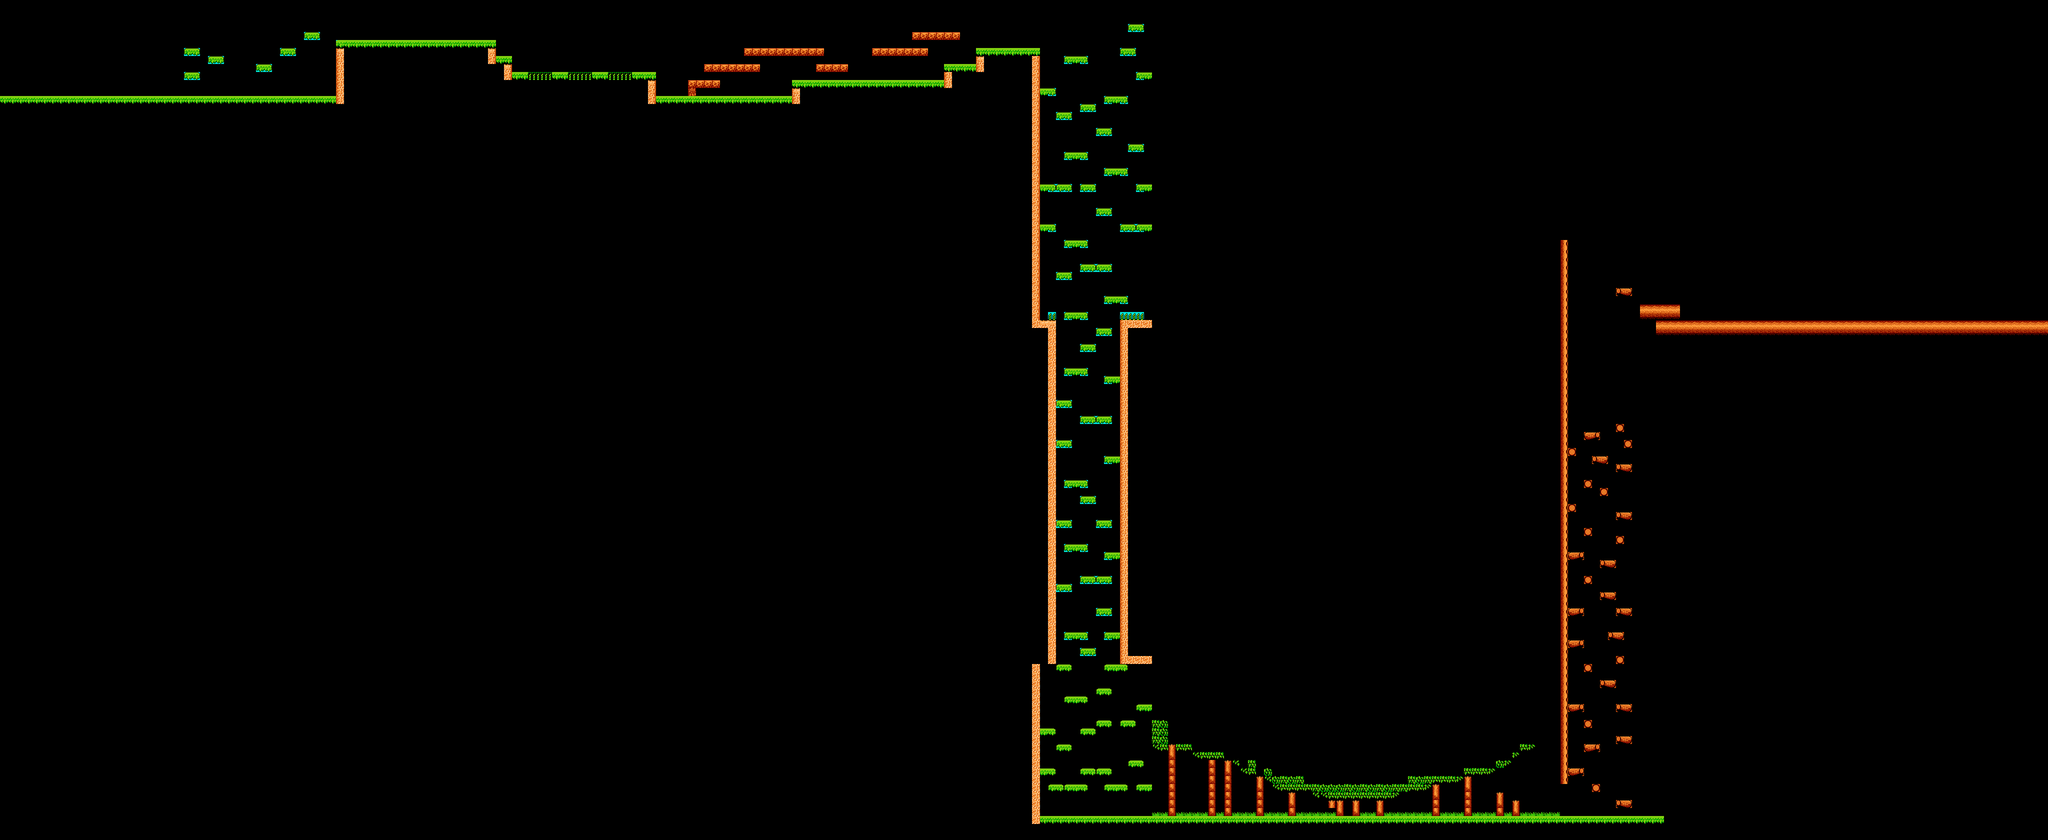

Rendered tile map (Tiled .tmx) drawn with the repository's tilesets; below, a short description and the map source with its tile grids summarised:
An orthogonal 256x105 tile map with 16x16 px tiles, 2 tile layers (ID's, Foreground) and 165 objects.

<map version="1.10" tiledversion="1.11.2" orientation="orthogonal" renderorder="right-down" width="256" height="105" tilewidth="16" tileheight="16" infinite="0" nextlayerid="6" nextobjectid="269">
 <tileset firstgid="1" source="Final-Tileset.tsx" />
 <imagelayer id="2" name="Imagen-Fondo" opacity="0.7">
  <image source="Mapa_Woods.png" width="4096" height="1680" />
 </imagelayer>
 <layer id="4" name="ID's" width="256" height="105">
  <data>[26880 cells, 879 non-empty, 33 distinct tile ids]</data>
 </layer>
 <objectgroup id="3" name="COLISIONS" opacity="0.9">
  <object id="1" x="368" y="96" width="32" height="16">
   <properties>
    <property name="Platform" type="bool" value="true" />
   </properties>
  </object>
  <object id="2" x="368" y="144" width="32" height="16">
   <properties>
    <property name="Platform" type="bool" value="true" />
   </properties>
  </object>
  <object id="3" x="416" y="112" width="32" height="16">
   <properties>
    <property name="Platform" type="bool" value="true" />
   </properties>
  </object>
  <object id="4" x="512" y="128" width="32" height="16">
   <properties>
    <property name="Platform" type="bool" value="true" />
   </properties>
  </object>
  <object id="5" x="560" y="96" width="32" height="16">
   <properties>
    <property name="Platform" type="bool" value="true" />
   </properties>
  </object>
  <object id="6" x="608" y="64" width="32" height="16">
   <properties>
    <property name="Platform" type="bool" value="true" />
   </properties>
  </object>
  <object id="7" x="0" y="192" width="688" height="16">
   <properties>
    <property name="Platform" type="bool" value="false" />
   </properties>
  </object>
  <object id="8" x="672" y="80" width="16" height="112">
   <properties>
    <property name="Platform" type="bool" value="false" />
   </properties>
  </object>
  <object id="9" x="688" y="80" width="304" height="16">
   <properties>
    <property name="Platform" type="bool" value="false" />
   </properties>
  </object>
  <object id="10" x="976" y="96" width="16" height="32">
   <properties>
    <property name="Platform" type="bool" value="false" />
   </properties>
  </object>
  <object id="11" x="992" y="112" width="32" height="16">
   <properties>
    <property name="Platform" type="bool" value="false" />
   </properties>
  </object>
  <object id="12" x="1008" y="128" width="16" height="32">
   <properties>
    <property name="Platform" type="bool" value="false" />
   </properties>
  </object>
  <object id="13" x="1024" y="144" width="288" height="16">
   <properties>
    <property name="Platform" type="bool" value="false" />
   </properties>
  </object>
  <object id="14" x="1296" y="160" width="16" height="48">
   <properties>
    <property name="Platform" type="bool" value="false" />
   </properties>
  </object>
  <object id="17" x="1376" y="160" width="63.9967" height="16">
   <properties>
    <property name="Platform" type="bool" value="true" />
   </properties>
  </object>
  <object id="19" x="1408" y="128" width="112" height="16">
   <properties>
    <property name="Platform" type="bool" value="true" />
   </properties>
  </object>
  <object id="21" x="1488" y="96" width="160" height="16">
   <properties>
    <property name="Platform" type="bool" value="true" />
   </properties>
  </object>
  <object id="23" x="1632" y="128" width="64" height="16">
   <properties>
    <property name="Platform" type="bool" value="true" />
   </properties>
  </object>
  <object id="29" x="1744" y="96" width="112" height="16">
   <properties>
    <property name="Platform" type="bool" value="true" />
   </properties>
  </object>
  <object id="31" x="1824" y="64" width="96" height="16">
   <properties>
    <property name="Platform" type="bool" value="true" />
   </properties>
  </object>
  <object id="33" x="1888" y="128" width="64" height="16">
   <properties>
    <property name="Platform" type="bool" value="false" />
   </properties>
  </object>
  <object id="34" x="1952" y="96" width="16" height="48">
   <properties>
    <property name="Platform" type="bool" value="false" />
   </properties>
  </object>
  <object id="35" x="1968" y="96" width="112" height="16">
   <properties>
    <property name="Platform" type="bool" value="false" />
   </properties>
  </object>
  <object id="36" x="2064" y="112" width="16" height="544">
   <properties>
    <property name="Platform" type="bool" value="false" />
   </properties>
  </object>
  <object id="37" x="2080" y="640" width="32" height="16">
   <properties>
    <property name="Platform" type="bool" value="false" />
   </properties>
  </object>
  <object id="38" x="2096" y="624" width="16" height="16">
   <properties>
    <property name="Platform" type="bool" value="false" />
   </properties>
  </object>
  <object id="39" x="2304" y="0" width="16" height="1440">
   <properties>
    <property name="Platform" type="bool" value="false" />
   </properties>
  </object>
  <object id="40" x="2260" y="48" width="24" height="16">
   <properties>
    <property name="Platform" type="bool" value="true" />
   </properties>
  </object>
  <object id="41" x="2132" y="112" width="40" height="16">
   <properties>
    <property name="Platform" type="bool" value="true" />
   </properties>
  </object>
  <object id="42" x="2244" y="96" width="24" height="16">
   <properties>
    <property name="Platform" type="bool" value="true" />
   </properties>
  </object>
  <object id="43" x="2276" y="144" width="28" height="16">
   <properties>
    <property name="Platform" type="bool" value="true" />
   </properties>
  </object>
  <object id="44" x="2212" y="192" width="40" height="16">
   <properties>
    <property name="Platform" type="bool" value="true" />
   </properties>
  </object>
  <object id="45" x="2080" y="176" width="28" height="16">
   <properties>
    <property name="Platform" type="bool" value="true" />
   </properties>
  </object>
  <object id="46" x="2116" y="224" width="24" height="16">
   <properties>
    <property name="Platform" type="bool" value="true" />
   </properties>
  </object>
  <object id="47" x="2164" y="208" width="24" height="16">
   <properties>
    <property name="Platform" type="bool" value="true" />
   </properties>
  </object>
  <object id="48" x="2196" y="256" width="24" height="16">
   <properties>
    <property name="Platform" type="bool" value="true" />
   </properties>
  </object>
  <object id="49" x="2132" y="304" width="40" height="16">
   <properties>
    <property name="Platform" type="bool" value="true" />
   </properties>
  </object>
  <object id="50" x="2212" y="336" width="40" height="16">
   <properties>
    <property name="Platform" type="bool" value="true" />
   </properties>
  </object>
  <object id="51" x="2260" y="288" width="24" height="16">
   <properties>
    <property name="Platform" type="bool" value="true" />
   </properties>
  </object>
  <object id="52" x="2096" y="368" width="44" height="16">
   <properties>
    <property name="Platform" type="bool" value="true" />
   </properties>
  </object>
  <object id="53" x="2164" y="368" width="24" height="16">
   <properties>
    <property name="Platform" type="bool" value="true" />
   </properties>
  </object>
  <object id="54" x="2276" y="368" width="28" height="16">
   <properties>
    <property name="Platform" type="bool" value="true" />
   </properties>
  </object>
  <object id="56" x="2196" y="416" width="24" height="16">
   <properties>
    <property name="Platform" type="bool" value="true" />
   </properties>
  </object>
  <object id="57" x="2244" y="448" width="60" height="16">
   <properties>
    <property name="Platform" type="bool" value="true" />
   </properties>
  </object>
  </objectgroup>
 <layer id="5" name="Foreground" width="256" height="105">
  <data>[26880 cells, 161 non-empty, 8 distinct tile ids]</data>
 </layer>
</map>
<!-- 121 of 165 objects omitted -->